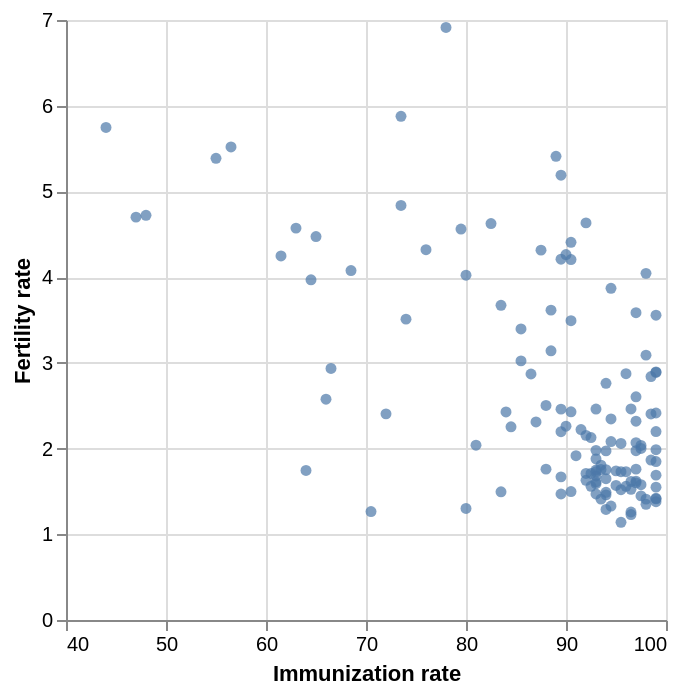

Here is the notebook cell this chart was saved with:
### Markdown cell above
Once again, we observe a negative relationship, but the data is more scattered compared to the other variables. Immunization rates tend to cluster around the 90-100% range, with fertility rates showing a downward trend as immunization coverage increases.

### Code cell
base = alt.Chart(data)
    
scatter_imz = base.mark_circle().encode( 
    x = alt.X("immunization:Q",
              scale = alt.Scale(zero = False),
              title = "Immunization rate"), 
    y = alt.Y("fertility_total:Q",
              title = "Fertility rate")
).properties(
    width = 300,
    height = 300)

scatter_imz

### Figure 1 — Vega-Lite specification as saved in the notebook (floating-point values rounded to 4 significant figures; data arrays with more than 128 entries replaced by an {"elided": "..."} marker saying what was removed)
{"$schema": "https://vega.github.io/schema/vega-lite/v4.17.0.json", "config": {"view": {"continuousHeight": 300, "continuousWidth": 400}}, "data": {"name": "data-6cd1456596c1f74e121582c365026ae5"}, "datasets": {"data-6cd1456596c1f74e121582c365026ae5": {"elided": "129 records"}}, "encoding": {"x": {"field": "immunization", "scale": {"zero": false}, "title": "Immunization rate", "type": "quantitative"}, "y": {"field": "fertility_total", "title": "Fertility rate", "type": "quantitative"}}, "height": 300, "mark": "circle", "width": 300}
